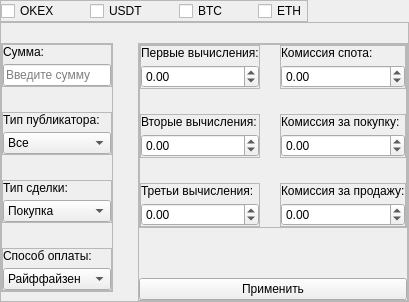
               <widget class="QWidget" name="okex_page">
                <attribute name="icon">
                 <iconset resource="../resources.qrc">
                  <normaloff>:/images/img/Navigation.png</normaloff>:/images/img/Navigation.png</iconset>
                </attribute>
                <attribute name="title">
                 <string/>
                </attribute>
                <layout class="QVBoxLayout" name="verticalLayout_64">
                 <property name="spacing">
                  <number>0</number>
                 </property>
                 <property name="leftMargin">
                  <number>0</number>
                 </property>
                 <property name="topMargin">
                  <number>0</number>
                 </property>
                 <property name="rightMargin">
                  <number>0</number>
                 </property>
                 <property name="bottomMargin">
                  <number>0</number>
                 </property>
                 <item alignment="Qt::AlignLeft">
                  <widget class="QFrame" name="checkboxes_3">
                   <property name="minimumSize">
                    <size>
                     <width>0</width>
                     <height>0</height>
                    </size>
                   </property>
                   <property name="cursor">
                    <cursorShape>PointingHandCursor</cursorShape>
                   </property>
                   <property name="frameShape">
                    <enum>QFrame::StyledPanel</enum>
                   </property>
                   <property name="frameShadow">
                    <enum>QFrame::Raised</enum>
                   </property>
                   <layout class="QHBoxLayout" name="horizontalLayout_10">
                    <property name="spacing">
                     <number>30</number>
                    </property>
                    <property name="leftMargin">
                     <number>0</number>
                    </property>
                    <property name="topMargin">
                     <number>0</number>
                    </property>
                    <property name="rightMargin">
                     <number>0</number>
                    </property>
                    <property name="bottomMargin">
                     <number>0</number>
                    </property>
                    <item>
                     <widget class="QCheckBox" name="okex_check">
                      <property name="cursor">
                       <cursorShape>PointingHandCursor</cursorShape>
                      </property>
                      <property name="text">
                       <string>OKEX</string>
                      </property>
                     </widget>
                    </item>
                    <item>
                     <widget class="QCheckBox" name="usdt_check_3">
                      <property name="cursor">
                       <cursorShape>PointingHandCursor</cursorShape>
                      </property>
                      <property name="text">
                       <string>USDT</string>
                      </property>
                     </widget>
                    </item>
                    <item>
                     <widget class="QCheckBox" name="btc_check_3">
                      <property name="cursor">
                       <cursorShape>PointingHandCursor</cursorShape>
                      </property>
                      <property name="text">
                       <string>BTC</string>
                      </property>
                     </widget>
                    </item>
                    <item>
                     <widget class="QCheckBox" name="eth_check_3">
                      <property name="cursor">
                       <cursorShape>PointingHandCursor</cursorShape>
                      </property>
                      <property name="text">
                       <string>ETH</string>
                      </property>
                     </widget>
                    </item>
                   </layout>
                  </widget>
                 </item>
                 <item>
                  <widget class="QFrame" name="settings_3">
                   <property name="sizePolicy">
                    <sizepolicy hsizetype="Preferred" vsizetype="Expanding">
                     <horstretch>0</horstretch>
                     <verstretch>0</verstretch>
                    </sizepolicy>
                   </property>
                   <property name="frameShape">
                    <enum>QFrame::StyledPanel</enum>
                   </property>
                   <property name="frameShadow">
                    <enum>QFrame::Raised</enum>
                   </property>
                   <layout class="QHBoxLayout" name="horizontalLayout_11">
                    <property name="spacing">
                     <number>25</number>
                    </property>
                    <property name="leftMargin">
                     <number>0</number>
                    </property>
                    <property name="topMargin">
                     <number>20</number>
                    </property>
                    <property name="rightMargin">
                     <number>0</number>
                    </property>
                    <property name="bottomMargin">
                     <number>0</number>
                    </property>
                    <item alignment="Qt::AlignTop">
                     <widget class="QFrame" name="frame_19">
                      <property name="sizePolicy">
                       <sizepolicy hsizetype="Expanding" vsizetype="Preferred">
                        <horstretch>0</horstretch>
                        <verstretch>0</verstretch>
                       </sizepolicy>
                      </property>
                      <property name="frameShape">
                       <enum>QFrame::StyledPanel</enum>
                      </property>
                      <property name="frameShadow">
                       <enum>QFrame::Raised</enum>
                      </property>
                      <layout class="QVBoxLayout" name="verticalLayout_52">
                       <property name="spacing">
                        <number>25</number>
                       </property>
                       <property name="leftMargin">
                        <number>0</number>
                       </property>
                       <property name="topMargin">
                        <number>0</number>
                       </property>
                       <property name="rightMargin">
                        <number>0</number>
                       </property>
                       <property name="bottomMargin">
                        <number>0</number>
                       </property>
                       <item>
                        <widget class="QFrame" name="sum_container_4">
                         <property name="frameShape">
                          <enum>QFrame::StyledPanel</enum>
                         </property>
                         <property name="frameShadow">
                          <enum>QFrame::Raised</enum>
                         </property>
                         <layout class="QVBoxLayout" name="verticalLayout_53">
                          <property name="spacing">
                           <number>5</number>
                          </property>
                          <property name="leftMargin">
                           <number>0</number>
                          </property>
                          <property name="topMargin">
                           <number>0</number>
                          </property>
                          <property name="rightMargin">
                           <number>0</number>
                          </property>
                          <property name="bottomMargin">
                           <number>0</number>
                          </property>
                          <item>
                           <widget class="QLabel" name="sum_label_5">
                            <property name="text">
                             <string>Сумма:</string>
                            </property>
                           </widget>
                          </item>
                          <item>
                           <widget class="QLineEdit" name="sum_line_3">
                            <property name="placeholderText">
                             <string>Введите сумму</string>
                            </property>
                           </widget>
                          </item>
                         </layout>
                        </widget>
                       </item>
                       <item>
                        <widget class="QFrame" name="pub_container_3">
                         <property name="frameShape">
                          <enum>QFrame::StyledPanel</enum>
                         </property>
                         <property name="frameShadow">
                          <enum>QFrame::Raised</enum>
                         </property>
                         <layout class="QVBoxLayout" name="verticalLayout_54">
                          <property name="spacing">
                           <number>5</number>
                          </property>
                          <property name="leftMargin">
                           <number>0</number>
                          </property>
                          <property name="topMargin">
                           <number>0</number>
                          </property>
                          <property name="rightMargin">
                           <number>0</number>
                          </property>
                          <property name="bottomMargin">
                           <number>0</number>
                          </property>
                          <item>
                           <widget class="QLabel" name="pub_label_3">
                            <property name="text">
                             <string>Тип публикатора:</string>
                            </property>
                           </widget>
                          </item>
                          <item>
                           <widget class="QComboBox" name="pub_edit_3">
                            <property name="cursor">
                             <cursorShape>PointingHandCursor</cursorShape>
                            </property>
                            <item>
                             <property name="text">
                              <string>Все</string>
                             </property>
                            </item>
                            <item>
                             <property name="text">
                              <string>Мерчант</string>
                             </property>
                            </item>
                           </widget>
                          </item>
                         </layout>
                        </widget>
                       </item>
                       <item>
                        <widget class="QFrame" name="deal_container_3">
                         <property name="frameShape">
                          <enum>QFrame::StyledPanel</enum>
                         </property>
                         <property name="frameShadow">
                          <enum>QFrame::Raised</enum>
                         </property>
                         <layout class="QVBoxLayout" name="verticalLayout_55">
                          <property name="spacing">
                           <number>5</number>
                          </property>
                          <property name="leftMargin">
                           <number>0</number>
                          </property>
                          <property name="topMargin">
                           <number>0</number>
                          </property>
                          <property name="rightMargin">
                           <number>0</number>
                          </property>
                          <property name="bottomMargin">
                           <number>0</number>
                          </property>
                          <item>
                           <widget class="QLabel" name="deal_label_3">
                            <property name="text">
                             <string>Тип сделки:</string>
                            </property>
                           </widget>
                          </item>
                          <item>
                           <widget class="QComboBox" name="deal_edit_3">
                            <property name="cursor">
                             <cursorShape>PointingHandCursor</cursorShape>
                            </property>
                            <item>
                             <property name="text">
                              <string>Покупка</string>
                             </property>
                            </item>
                            <item>
                             <property name="text">
                              <string>Продажа</string>
                             </property>
                            </item>
                           </widget>
                          </item>
                         </layout>
                        </widget>
                       </item>
                       <item>
                        <widget class="QFrame" name="pay_container_3">
                         <property name="frameShape">
                          <enum>QFrame::StyledPanel</enum>
                         </property>
                         <property name="frameShadow">
                          <enum>QFrame::Raised</enum>
                         </property>
                         <layout class="QVBoxLayout" name="verticalLayout_56">
                          <property name="spacing">
                           <number>5</number>
                          </property>
                          <property name="leftMargin">
                           <number>0</number>
                          </property>
                          <property name="topMargin">
                           <number>0</number>
                          </property>
                          <property name="rightMargin">
                           <number>0</number>
                          </property>
                          <property name="bottomMargin">
                           <number>0</number>
                          </property>
                          <item>
                           <widget class="QLabel" name="pay_label_3">
                            <property name="text">
                             <string>Способ оплаты:</string>
                            </property>
                           </widget>
                          </item>
                          <item>
                           <widget class="QComboBox" name="pay_type_3">
                            <property name="cursor">
                             <cursorShape>PointingHandCursor</cursorShape>
                            </property>
                            <item>
                             <property name="text">
                              <string>Райффайзен</string>
                             </property>
                            </item>
                            <item>
                             <property name="text">
                              <string>Тинькофф</string>
                             </property>
                            </item>
                            <item>
                             <property name="text">
                              <string>Сбербанк</string>
                             </property>
                            </item>
                           </widget>
                          </item>
                         </layout>
                        </widget>
                       </item>
                      </layout>
                     </widget>
                    </item>
                    <item alignment="Qt::AlignTop">
                     <widget class="QFrame" name="frame_20">
                      <property name="sizePolicy">
                       <sizepolicy hsizetype="Expanding" vsizetype="Preferred">
                        <horstretch>0</horstretch>
                        <verstretch>0</verstretch>
                       </sizepolicy>
                      </property>
                      <property name="frameShape">
                       <enum>QFrame::StyledPanel</enum>
                      </property>
                      <property name="frameShadow">
                       <enum>QFrame::Raised</enum>
                      </property>
                      <layout class="QVBoxLayout" name="verticalLayout_57">
                       <property name="spacing">
                        <number>50</number>
                       </property>
                       <property name="leftMargin">
                        <number>0</number>
                       </property>
                       <property name="topMargin">
                        <number>0</number>
                       </property>
                       <property name="rightMargin">
                        <number>0</number>
                       </property>
                       <property name="bottomMargin">
                        <number>0</number>
                       </property>
                       <item>
                        <widget class="QFrame" name="frame_21">
                         <property name="frameShape">
                          <enum>QFrame::StyledPanel</enum>
                         </property>
                         <property name="frameShadow">
                          <enum>QFrame::Raised</enum>
                         </property>
                         <layout class="QGridLayout" name="gridLayout_3">
                          <property name="leftMargin">
                           <number>0</number>
                          </property>
                          <property name="topMargin">
                           <number>0</number>
                          </property>
                          <property name="rightMargin">
                           <number>0</number>
                          </property>
                          <property name="bottomMargin">
                           <number>0</number>
                          </property>
                          <property name="horizontalSpacing">
                           <number>20</number>
                          </property>
                          <property name="verticalSpacing">
                           <number>25</number>
                          </property>
                          <item row="0" column="0">
                           <widget class="QFrame" name="frame_22">
                            <property name="frameShape">
                             <enum>QFrame::StyledPanel</enum>
                            </property>
                            <property name="frameShadow">
                             <enum>QFrame::Raised</enum>
                            </property>
                            <layout class="QVBoxLayout" name="verticalLayout_58">
                             <property name="spacing">
                              <number>5</number>
                             </property>
                             <property name="leftMargin">
                              <number>0</number>
                             </property>
                             <property name="topMargin">
                              <number>0</number>
                             </property>
                             <property name="rightMargin">
                              <number>0</number>
                             </property>
                             <property name="bottomMargin">
                              <number>0</number>
                             </property>
                             <item>
                              <widget class="QLabel" name="label_35">
                               <property name="text">
                                <string>Первые вычисления:</string>
                               </property>
                              </widget>
                             </item>
                             <item>
                              <widget class="QDoubleSpinBox" name="first_math_3">
                               <property name="minimum">
                                <double>-100.000000000000000</double>
                               </property>
                               <property name="maximum">
                                <double>100.000000000000000</double>
                               </property>
                               <property name="singleStep">
                                <double>0.050000000000000</double>
                               </property>
                              </widget>
                             </item>
                            </layout>
                           </widget>
                          </item>
                          <item row="0" column="1">
                           <widget class="QFrame" name="frame_23">
                            <property name="frameShape">
                             <enum>QFrame::StyledPanel</enum>
                            </property>
                            <property name="frameShadow">
                             <enum>QFrame::Raised</enum>
                            </property>
                            <layout class="QVBoxLayout" name="verticalLayout_59">
                             <property name="spacing">
                              <number>5</number>
                             </property>
                             <property name="leftMargin">
                              <number>0</number>
                             </property>
                             <property name="topMargin">
                              <number>0</number>
                             </property>
                             <property name="rightMargin">
                              <number>0</number>
                             </property>
                             <property name="bottomMargin">
                              <number>0</number>
                             </property>
                             <item>
                              <widget class="QLabel" name="label_36">
                               <property name="text">
                                <string>Комиссия спота:</string>
                               </property>
                              </widget>
                             </item>
                             <item>
                              <widget class="QDoubleSpinBox" name="comm_spot_3">
                               <property name="minimum">
                                <double>-100.000000000000000</double>
                               </property>
                               <property name="maximum">
                                <double>100.000000000000000</double>
                               </property>
                               <property name="singleStep">
                                <double>0.050000000000000</double>
                               </property>
                              </widget>
                             </item>
                            </layout>
                           </widget>
                          </item>
                          <item row="1" column="0">
                           <widget class="QFrame" name="frame_24">
                            <property name="frameShape">
                             <enum>QFrame::StyledPanel</enum>
                            </property>
                            <property name="frameShadow">
                             <enum>QFrame::Raised</enum>
                            </property>
                            <layout class="QVBoxLayout" name="verticalLayout_60">
                             <property name="spacing">
                              <number>5</number>
                             </property>
                             <property name="leftMargin">
                              <number>0</number>
                             </property>
                             <property name="topMargin">
                              <number>0</number>
                             </property>
                             <property name="rightMargin">
                              <number>0</number>
                             </property>
                             <property name="bottomMargin">
                              <number>0</number>
                             </property>
                             <item>
                              <widget class="QLabel" name="label_37">
                               <property name="text">
                                <string>Вторые вычисления:</string>
                               </property>
                              </widget>
                             </item>
                             <item>
                              <widget class="QDoubleSpinBox" name="second_math_3">
                               <property name="minimum">
                                <double>-100.000000000000000</double>
                               </property>
                               <property name="maximum">
                                <double>100.000000000000000</double>
                               </property>
                               <property name="singleStep">
                                <double>0.050000000000000</double>
                               </property>
                              </widget>
                             </item>
                            </layout>
                           </widget>
                          </item>
                          <item row="1" column="1">
                           <widget class="QFrame" name="frame_25">
                            <property name="frameShape">
                             <enum>QFrame::StyledPanel</enum>
                            </property>
                            <property name="frameShadow">
                             <enum>QFrame::Raised</enum>
                            </property>
                            <layout class="QVBoxLayout" name="verticalLayout_61">
                             <property name="spacing">
                              <number>5</number>
                             </property>
                             <property name="leftMargin">
                              <number>0</number>
                             </property>
                             <property name="topMargin">
                              <number>0</number>
                             </property>
                             <property name="rightMargin">
                              <number>0</number>
                             </property>
                             <property name="bottomMargin">
                              <number>0</number>
                             </property>
                             <item>
                              <widget class="QLabel" name="label_38">
                               <property name="text">
                                <string>Комиссия за покупку:</string>
                               </property>
                              </widget>
                             </item>
                             <item>
                              <widget class="QDoubleSpinBox" name="comm_buy_3">
                               <property name="minimum">
                                <double>-100.000000000000000</double>
                               </property>
                               <property name="maximum">
                                <double>100.000000000000000</double>
                               </property>
                               <property name="singleStep">
                                <double>0.050000000000000</double>
                               </property>
                              </widget>
                             </item>
                            </layout>
                           </widget>
                          </item>
                          <item row="2" column="0">
                           <widget class="QFrame" name="frame_26">
                            <property name="frameShape">
                             <enum>QFrame::StyledPanel</enum>
                            </property>
                            <property name="frameShadow">
                             <enum>QFrame::Raised</enum>
                            </property>
                            <layout class="QVBoxLayout" name="verticalLayout_62">
                             <property name="spacing">
                              <number>5</number>
                             </property>
                             <property name="leftMargin">
                              <number>0</number>
                             </property>
                             <property name="topMargin">
                              <number>0</number>
                             </property>
                             <property name="rightMargin">
                              <number>0</number>
                             </property>
                             <property name="bottomMargin">
                              <number>0</number>
                             </property>
                             <item>
                              <widget class="QLabel" name="label_39">
                               <property name="text">
                                <string>Третьи вычисления:</string>
                               </property>
                              </widget>
                             </item>
                             <item>
                              <widget class="QDoubleSpinBox" name="third_math_3">
                               <property name="minimum">
                                <double>-100.000000000000000</double>
                               </property>
                               <property name="maximum">
                                <double>100.000000000000000</double>
                               </property>
                               <property name="singleStep">
                                <double>0.050000000000000</double>
                               </property>
                              </widget>
                             </item>
                            </layout>
                           </widget>
                          </item>
                          <item row="2" column="1">
                           <widget class="QFrame" name="frame_27">
                            <property name="frameShape">
                             <enum>QFrame::StyledPanel</enum>
                            </property>
                            <property name="frameShadow">
                             <enum>QFrame::Raised</enum>
                            </property>
                            <layout class="QVBoxLayout" name="verticalLayout_63">
                             <property name="spacing">
                              <number>5</number>
                             </property>
                             <property name="leftMargin">
                              <number>0</number>
                             </property>
                             <property name="topMargin">
                              <number>0</number>
                             </property>
                             <property name="rightMargin">
                              <number>0</number>
                             </property>
                             <property name="bottomMargin">
                              <number>0</number>
                             </property>
                             <item>
                              <widget class="QLabel" name="label_40">
                               <property name="text">
                                <string>Комиссия за продажу:</string>
                               </property>
                              </widget>
                             </item>
                             <item>
                              <widget class="QDoubleSpinBox" name="comm_sale_3">
                               <property name="minimum">
                                <double>-100.000000000000000</double>
                               </property>
                               <property name="maximum">
                                <double>100.000000000000000</double>
                               </property>
                               <property name="singleStep">
                                <double>0.050000000000000</double>
                               </property>
                              </widget>
                             </item>
                            </layout>
                           </widget>
                          </item>
                         </layout>
                        </widget>
                       </item>
                       <item>
                        <widget class="QPushButton" name="submit_btn_3">
                         <property name="minimumSize">
                          <size>
                           <width>76</width>
                           <height>0</height>
                          </size>
                         </property>
                         <property name="cursor">
                          <cursorShape>PointingHandCursor</cursorShape>
                         </property>
                         <property name="styleSheet">
                          <string notr="true">font: 15px &quot;Manrope&quot;;</string>
                         </property>
                         <property name="text">
                          <string>Применить</string>
                         </property>
                        </widget>
                       </item>
                      </layout>
                     </widget>
                    </item>
                   </layout>
                  </widget>
                 </item>
                </layout>
               </widget>
